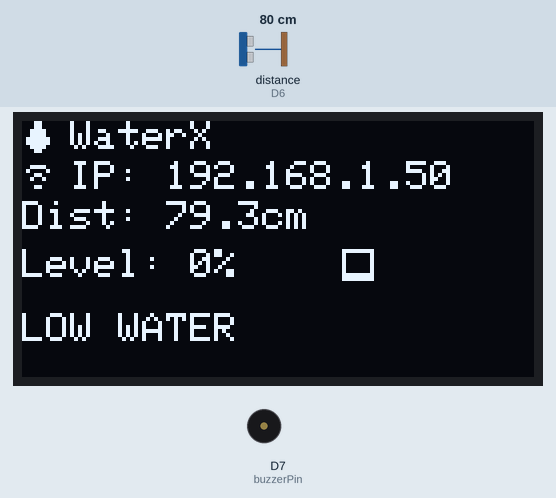
Recording of a sketch running on a simulated ESP8266 (NodeMCU). Shown: 128×64 one-colour display, buzzer (waves = sounding, pin HIGH). Wiring (inferred from the names in the program): ultrasonic range finder: trigger D5; echo D6. The test bench sets the inputs (shaded band); at power-on: distance to the obstacle (sensor on D6) 80 cm. The echo pulse lasts 58.3 µs per cm; WiFi joins after 1.5 s; servers stay silent unless stated; pins used as bus, display or sensor lines are not drawn; what the sketch prints to the serial monitor is not drawn.

Above: at 2.7 s.
2.8 s: distance to the obstacle (sensor on D6) set to 24 cm
At 4.5 s:
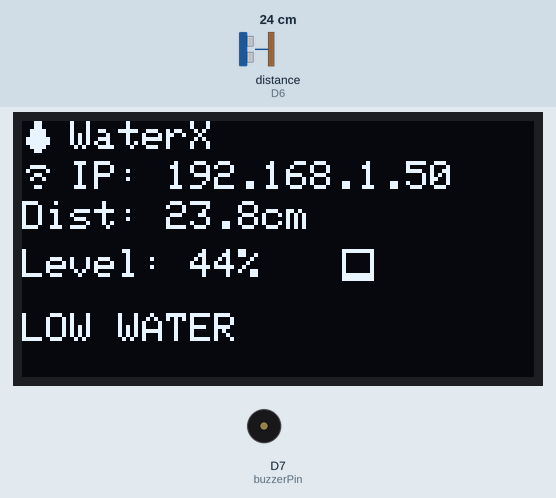
5.1 s: distance to the obstacle (sensor on D6) set to 19 cm
At 6.6 s:
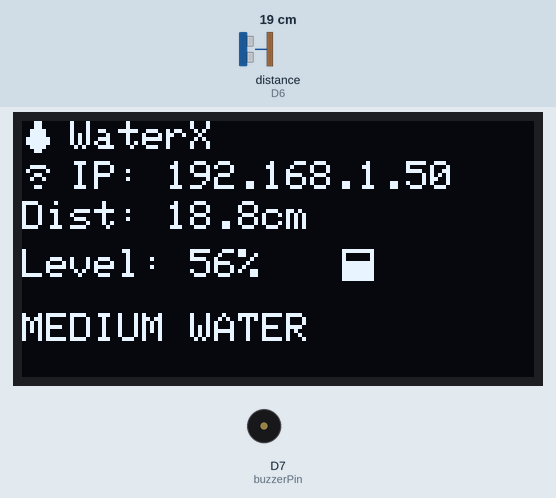
9.2 s: distance to the obstacle (sensor on D6) set to 2 cm
At 10.6 s:
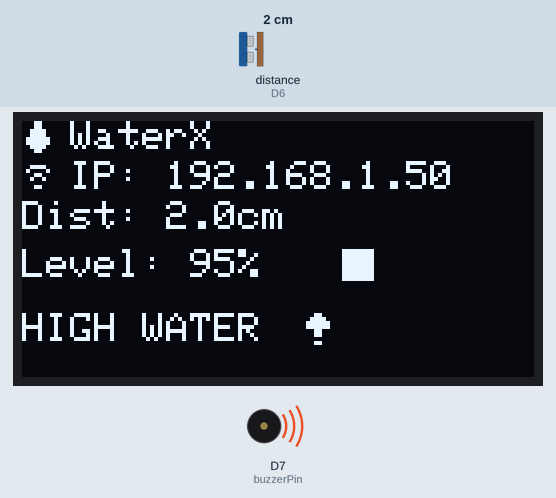
Timing chart, 0 to 19.3 s (numbered marks = the images above; inputs shaded):
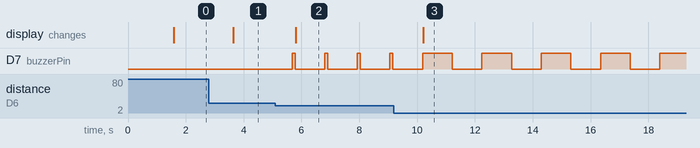

Measured:
- the behaviour switches between 22 and 21 cm on distance to the obstacle (sensor on D6) (found by bisection; images 1 and 2)
- after the input at 2.8 s, the display: changes after 0.85 s (image 1)
- after the input at 5.1 s, D7 (buzzerPin): alternates HIGH for 0.10 s and LOW for 1.0 s, starting after 0.58 s; the display: changes after 0.70 s (image 2)
- after the input at 9.2 s, D7 (buzzerPin): alternates HIGH for 1.0 s and LOW for 1.0 s, starting after 2.0 s; the display: changes after 1.0 s (image 3)

The sketch:

WaterX.ino
```cpp
#include <Wire.h>
#include <Adafruit_GFX.h>
#include <Adafruit_SSD1306.h>
#include <ESP8266WiFi.h>
#include <ESP8266WebServer.h>
#include "icons.h"

#define VERSION "0.1.1"
#define SERIAL_NUM "IOT-HA-20250000" // Generated from 'https://www.barcodeocean.com/serial-number-generator'

#define trigPin D5
#define echoPin D6
#define buzzerPin D7

#define SOUND_VELOCITY 0.034
#define MAX_DEPTH_CM 43.18

#define BUZZER_ON_TIME 100
#define BUZZER_OFF_TIME 200

#define SCREEN_WIDTH 128
#define SCREEN_HEIGHT 64
#define OLED_RESET -1
Adafruit_SSD1306 display(SCREEN_WIDTH, SCREEN_HEIGHT, &Wire, OLED_RESET);

const char* ssid = "POGO";
const char* password = "MjAwMzA1";
ESP8266WebServer server(65500);

long duration;
float distanceCm;
int waterPercent;
String waterStatus;
unsigned long lastBuzzerTime = 0;
bool buzzerState = false;

void setup() {
  Serial.begin(115200);
  pinMode(trigPin, OUTPUT);
  pinMode(echoPin, INPUT);
  pinMode(buzzerPin, OUTPUT);

  // Initialize display
  if(!display.begin(SSD1306_SWITCHCAPVCC, 0x3C)) {
    Serial.println(F("SSD1306 allocation failed"));
    for(;;);
  }
  display.clearDisplay();
  display.setTextSize(1);
  display.setTextColor(SSD1306_WHITE);
  display.display();

  // Connect to WiFi network
  WiFi.mode(WIFI_STA);
  WiFi.begin(ssid, password);

  Serial.print("Connecting to WiFi");
  while (WiFi.status() != WL_CONNECTED) {
    delay(500);
    Serial.print(".");
  }
  Serial.println();
  Serial.println("WiFi connected!");
  Serial.print("IP address: ");
  Serial.println(WiFi.localIP());
  server.on("/api/readings", handleReadings);
  server.on("/api/status", handleStatus);
  server.onNotFound(handleNotFound);

  server.begin();
  Serial.println("Web server started");
}

void loop() {
  server.handleClient();

  digitalWrite(trigPin, LOW);
  delayMicroseconds(2);
  digitalWrite(trigPin, HIGH);
  delayMicroseconds(10);
  digitalWrite(trigPin, LOW);

  duration = pulseIn(echoPin, HIGH);
  distanceCm = duration * SOUND_VELOCITY / 2;


  waterPercent = constrain(100 - (distanceCm / MAX_DEPTH_CM * 100), 0, 100);

  display.clearDisplay();

  display.drawBitmap(0, 0, water_drop, ICON_WIDTH, ICON_HEIGHT, SSD1306_WHITE);
  display.setCursor(12, 0);
  display.setTextSize(1);
  display.println("WaterX");

  display.drawBitmap(0, 10, wifi_icon, ICON_WIDTH, ICON_HEIGHT, SSD1306_WHITE);
  display.setCursor(12, 10);
  display.print("IP: ");
  display.println(WiFi.localIP());

  display.setCursor(0, 20);
  display.print("Dist: ");
  display.print(distanceCm, 1);
  display.println("cm");

  display.setCursor(0, 32);
  display.print("Level: ");
  display.print(waterPercent);
  display.print("%");

  if (waterPercent < 50) {
    display.drawBitmap(80, 32, tank_low, ICON_WIDTH, ICON_HEIGHT, SSD1306_WHITE);
    display.setCursor(0, 48);
    display.print("LOW WATER");

    waterStatus = "LOW";

    digitalWrite(buzzerPin, LOW);
    Serial.println(" - LOW WATER");
  } else if (waterPercent < 70) {
    display.drawBitmap(80, 32, tank_med, ICON_WIDTH, ICON_HEIGHT, SSD1306_WHITE);
    display.setCursor(0, 48);
    display.print("MEDIUM WATER");

    waterStatus = "MEDIUM";

    digitalWrite(buzzerPin, HIGH);
    delay(100);
    digitalWrite(buzzerPin, LOW);
    Serial.println(" - MEDIUM WATER");
  } else {
    display.drawBitmap(80, 32, tank_high, ICON_WIDTH, ICON_HEIGHT, SSD1306_WHITE);
    display.setCursor(0, 48);
    display.print("HIGH WATER");
    display.drawBitmap(70, 48, warning, ICON_WIDTH, ICON_HEIGHT, SSD1306_WHITE);

    waterStatus = "HIGH";

    if (millis() - lastBuzzerTime > (buzzerState ? BUZZER_ON_TIME : BUZZER_OFF_TIME)) {
      buzzerState = !buzzerState;
      digitalWrite(buzzerPin, buzzerState ? HIGH : LOW);
      lastBuzzerTime = millis();
    }
    Serial.println(" - HIGH WATER - FLOOD ALERT");
  }

  display.display();

  delay(1000);
}

void handleReadings() {
  String json = "{";
  json += "\"distance\":" + String(distanceCm, 2) + ",";
  json += "\"waterLevel\":" + String(waterPercent) + ",";
  json += "\"status\":\"" + waterStatus + "\",";
  json += "\"timestamp\":" + String(millis()) + ",";
  json += "\"maxDepth\":" + String(MAX_DEPTH_CM, 2);
  json += "}";

  server.sendHeader("Access-Control-Allow-Origin", "*");
  server.send(200, "application/json", json);
}

void handleStatus() {
  String json = "{";
  json += "\"device\":\"WaterX\",";
  json += "\"version\":\"" + String(VERSION) + "\",";
  json += "\"iconsVersion\":\"" + String(ICONS_VERSION) + "\",";
  json += "\"serial_num\":\"" + String(SERIAL_NUM) + "\",";
  json += "\"uptime\":" + String(millis());
  json += "}";

  server.sendHeader("Access-Control-Allow-Origin", "*");
  server.send(200, "application/json", json);
}

void handleNotFound() {
  String response = "API endpoints: /api/readings, /api/status\n\n";
  response += " __      __         __              ____  ___\n";
  response += "/  \\    /  \\_____ _/  |_  __________\\   \\/  /\n";
  response += "\\   \\/\\/   /\\__  \\\\   __\\/ __ \\_  __ \\     / \n";
  response += " \\        /  / __ \\|  | \\  ___/|  | \\/     \\ \n";
  response += "  \\__/\\  /  (____  /__|  \\___  >__| /___/\\  \\\n";
  response += "       \\/        \\/          \\/           \\_/\n";
  response += "                                 By: AlienWolfX\n";
  response += "                                 Version: v" + String(VERSION) + "\n";

  server.send(404, "text/plain", response);
}
```

icons.h
```cpp
#ifndef ICONS_H
#define ICONS_H

#include <Arduino.h>

#define ICONS_VERSION "1.0.0"

#define ICON_WIDTH 8
#define ICON_HEIGHT 8

// Water drop icon (8x8 pixels)
const unsigned char PROGMEM water_drop[] = {
  0x18, 0x18, 0x3c, 0x3c, 0x7e, 0x7e, 0x3c, 0x18
};

// Tank level icons (8x8 pixels)
const unsigned char PROGMEM tank_low[] = {
  0xff, 0x81, 0x81, 0x81, 0x81, 0x81, 0xff, 0xff
};

const unsigned char PROGMEM tank_med[] = {
  0xff, 0x81, 0x81, 0xff, 0xff, 0xff, 0xff, 0xff
};

const unsigned char PROGMEM tank_high[] = {
  0xff, 0xff, 0xff, 0xff, 0xff, 0xff, 0xff, 0xff
};

// Warning icon (8x8 pixels)
const unsigned char PROGMEM warning[] = {
  0x18, 0x3c, 0x7e, 0x7e, 0x18, 0x18, 0x00, 0x18
};

// WiFi icon (8x8 pixels)
const unsigned char PROGMEM wifi_icon[] = {
  0x00, 0x3c, 0x42, 0x18, 0x24, 0x00, 0x18, 0x00
};

#endif
```
